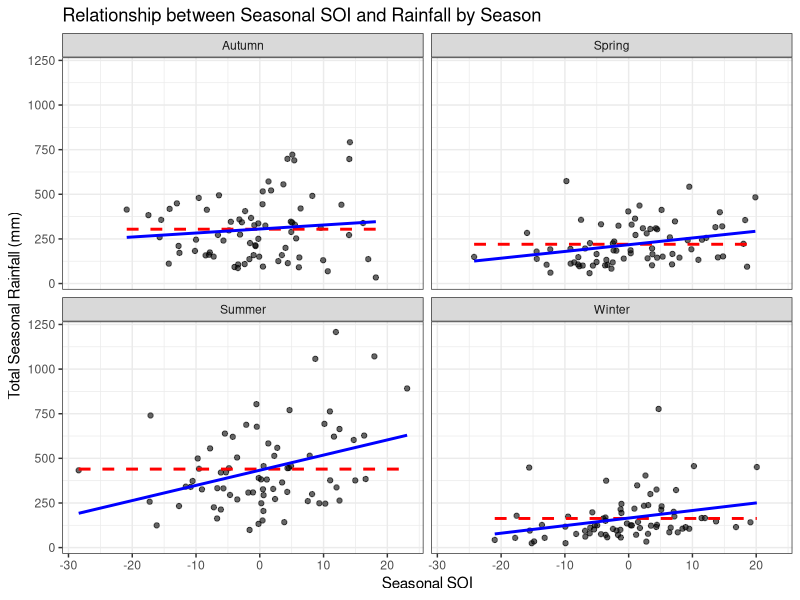
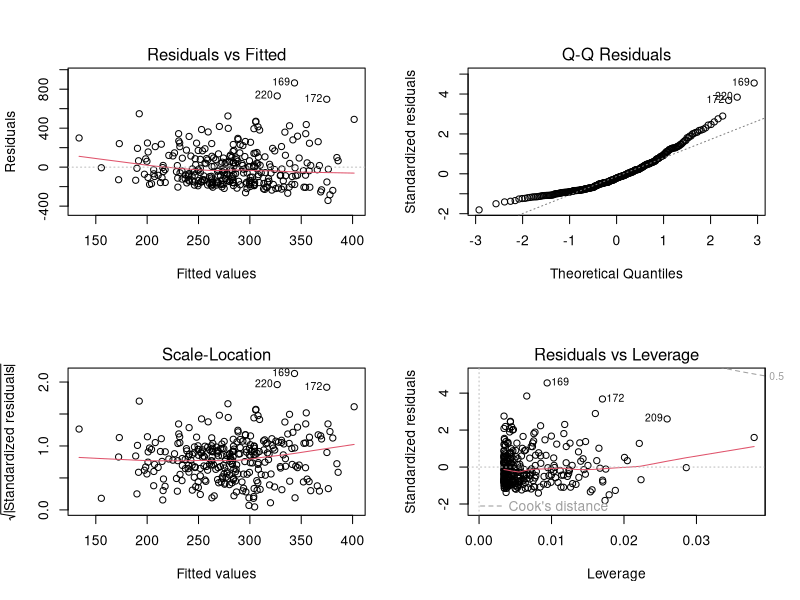
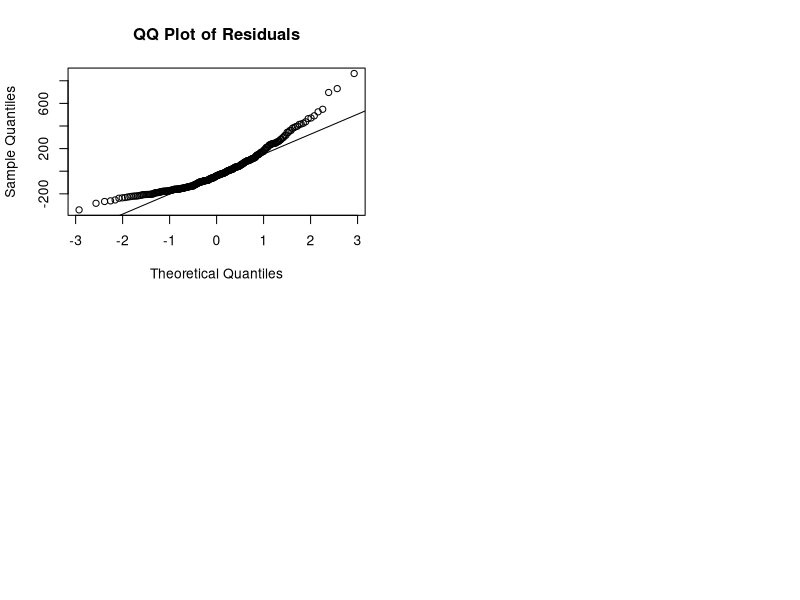

The R source for these figures, in order:
## ---- chunk 1
# Load required libraries
library(tidyverse)
library(broom)

# Read in data
soi_df <- read_csv("seasonal_soi_data.csv")
rain_df <- read_csv("total_seasonal_rainfall.csv")

# Merge datasets
df <- inner_join(soi_df, rain_df, by = c("Year", "Season"))
head(df)
## ---- chunk 2
# Summary statistics
summary(df)

# Scatter plot by season with null and linear model overlays
ggplot(df, aes(x = SeasonalSOI, y = total_seas_prcp)) +
  geom_point(alpha = 0.6) +
  geom_smooth(method = "lm", formula = y ~ 1, se = FALSE, colour = "red", linetype = "dashed") +  # Null model
  geom_smooth(method = "lm", formula = y ~ x, se = FALSE, colour = "blue") +  # Linear model
  facet_wrap(~ Season) +
  labs(
    title = "Relationship between Seasonal SOI and Rainfall by Season",
    x = "Seasonal SOI",
    y = "Total Seasonal Rainfall (mm)"
  ) +
  theme_bw()
## ---- chunk 3
# Fit model
model <- lm(total_seas_prcp ~ SeasonalSOI, data = df)

# Model summary
summary(model)
## ---- chunk 4
# Plot residuals
par(mfrow = c(2, 2))
plot(model)

# Check for normality
qqnorm(resid(model), main = "QQ Plot of Residuals")
qqline(resid(model))
## ---- chunk 5
# Polynomial model
model_poly <- lm(total_seas_prcp ~ poly(SeasonalSOI, 2), data = df)
summary(model_poly)
